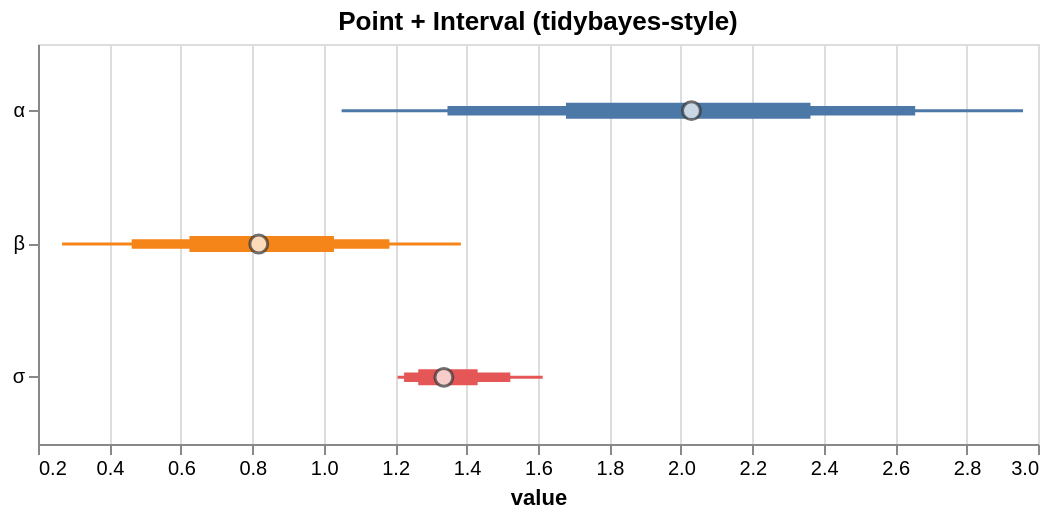

Here is the Vega-Lite specification saved for this chart:
### Vega-Lite specification from a JSON file in a GitHub repository (floating-point values rounded to 4 significant figures)
{"$schema": "https://vega.github.io/schema/vega-lite/v5.json", "config": {"axis": {"labelLimit": 0}, "header": {"labelLimit": 0}, "legend": {"labelLimit": 0}}, "data": {"values": [{"__point__": 1.336, "hi_0_5_": 1.431, "hi_0_8_": 1.522, "hi_0_95_": 1.613, "lo_0_5_": 1.265, "lo_0_8_": 1.225, "lo_0_95_": 1.207, "parameter": "σ"}, {"__point__": 2.03, "hi_0_5_": 2.363, "hi_0_8_": 2.656, "hi_0_95_": 2.958, "lo_0_5_": 1.678, "lo_0_8_": 1.347, "lo_0_95_": 1.05, "parameter": "α"}, {"__point__": 0.8181, "hi_0_5_": 1.029, "hi_0_8_": 1.184, "hi_0_95_": 1.384, "lo_0_5_": 0.6241, "lo_0_8_": 0.4623, "lo_0_95_": 0.2674, "parameter": "β"}]}, "height": 200, "layer": [{"encoding": {"color": {"field": "parameter", "legend": null, "type": "nominal"}, "tooltip": [{"field": "__point__", "title": "value (estimate)", "type": "quantitative"}, {"field": "parameter", "type": "nominal"}, {"field": "lo_0_95_", "title": "95% lo", "type": "quantitative"}, {"field": "hi_0_95_", "title": "95% hi", "type": "quantitative"}], "x": {"field": "lo_0_95_", "scale": {"zero": false}, "title": "value", "type": "quantitative"}, "x2": {"field": "hi_0_95_"}, "y": {"axis": {"title": null}, "field": "parameter", "type": "nominal"}}, "mark": {"strokeWidth": 1.5, "type": "rule"}, "params": [{"bind": "scales", "name": "grid", "select": {"encodings": ["x"], "type": "interval"}}]}, {"encoding": {"color": {"field": "parameter", "legend": null, "type": "nominal"}, "tooltip": [{"field": "__point__", "title": "value (estimate)", "type": "quantitative"}, {"field": "parameter", "type": "nominal"}, {"field": "lo_0_95_", "title": "95% lo", "type": "quantitative"}, {"field": "hi_0_95_", "title": "95% hi", "type": "quantitative"}], "x": {"field": "lo_0_8_", "scale": {"zero": false}, "title": "value", "type": "quantitative"}, "x2": {"field": "hi_0_8_"}, "y": {"axis": {"title": null}, "field": "parameter", "type": "nominal"}}, "mark": {"strokeWidth": 4.75, "type": "rule"}}, {"encoding": {"color": {"field": "parameter", "legend": null, "type": "nominal"}, "tooltip": [{"field": "__point__", "title": "value (estimate)", "type": "quantitative"}, {"field": "parameter", "type": "nominal"}, {"field": "lo_0_95_", "title": "95% lo", "type": "quantitative"}, {"field": "hi_0_95_", "title": "95% hi", "type": "quantitative"}], "x": {"field": "lo_0_5_", "scale": {"zero": false}, "title": "value", "type": "quantitative"}, "x2": {"field": "hi_0_5_"}, "y": {"axis": {"title": null}, "field": "parameter", "type": "nominal"}}, "mark": {"strokeWidth": 8.0, "type": "rule"}}, {"encoding": {"tooltip": [{"field": "__point__", "title": "value (estimate)", "type": "quantitative"}, {"field": "parameter", "type": "nominal"}, {"field": "lo_0_95_", "title": "95% lo", "type": "quantitative"}, {"field": "hi_0_95_", "title": "95% hi", "type": "quantitative"}], "x": {"field": "__point__", "scale": {"zero": false}, "type": "quantitative"}, "y": {"field": "parameter", "type": "nominal"}}, "mark": {"color": "white", "filled": true, "size": 80, "stroke": "#333", "strokeWidth": 1.5, "type": "point"}}], "title": "Point + Interval (tidybayes-style)", "width": 500}
